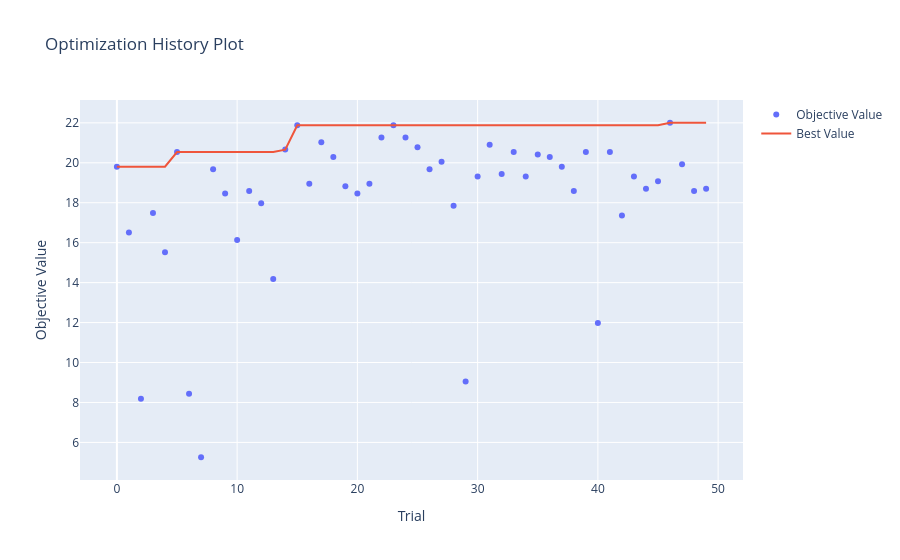
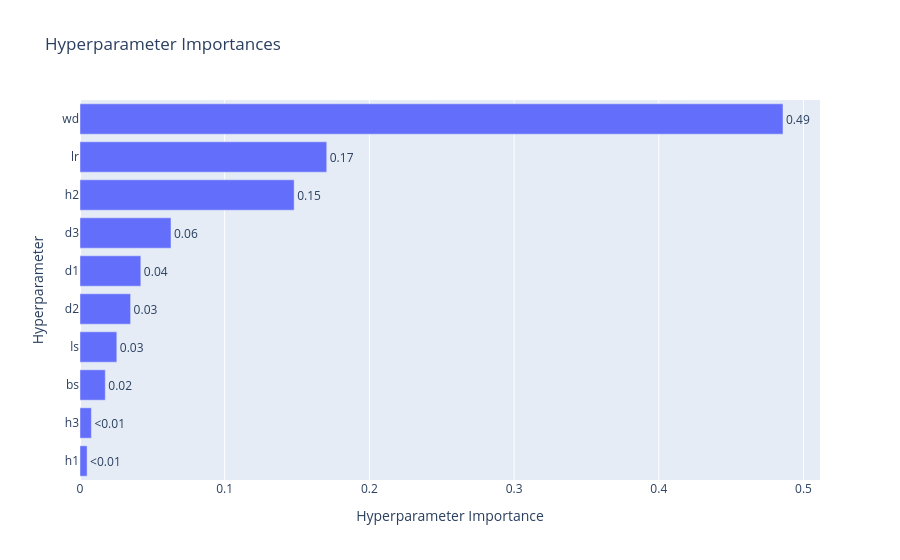

The code cell stored with these charts, in order, in its notebook:
### Code cell
# ============================================================================
# OPTUNA HYPERPARAMETER OPTIMIZATION (RECOMMENDED)
# ============================================================================

import optuna

def objective(trial):
    """Objective function for Optuna"""
    
    # Suggest hyperparameters
    h1 = trial.suggest_int('h1', 512, 2048, step=256)
    h2 = trial.suggest_int('h2', 256, 1024, step=128)
    h3 = trial.suggest_int('h3', 64, 512, step=64)
    
    d1 = trial.suggest_float('d1', 0.2, 0.6)
    d2 = trial.suggest_float('d2', 0.1, 0.5)
    d3 = trial.suggest_float('d3', 0.1, 0.4)
    
    lr = trial.suggest_loguniform('lr', 1e-4, 1e-2)
    wd = trial.suggest_loguniform('wd', 1e-3, 1e-1)
    bs = trial.suggest_categorical('bs', [32, 64, 128])
    ls = trial.suggest_float('ls', 0.0, 0.2)
    
    # Create data loaders
    train_loader = DataLoader(
        TensorDataset(X_train_t, y_train_t),
        batch_size=bs,
        shuffle=True
    )
    valid_loader = DataLoader(
        TensorDataset(X_valid_t, y_valid_t),
        batch_size=bs,
        shuffle=False
    )
    
    # Create model
    model = FlowerANN_Tunable(
        input_size=X_train_pca.shape[1],
        h1=h1, h2=h2, h3=h3,
        d1=d1, d2=d2, d3=d3,
        num_classes=102
    ).to(device)
    
    # Setup
    criterion = nn.CrossEntropyLoss(label_smoothing=ls)
    optimizer = optim.Adam(model.parameters(), lr=lr, weight_decay=wd)
    
    # Train
    best_val_acc = train_quick(
        model, train_loader, valid_loader,
        criterion, optimizer,
        num_epochs=20,
        patience=5
    )
    
    return best_val_acc


# Run optimization
study = optuna.create_study(direction='maximize')
study.optimize(objective, n_trials=50)

# Results
print("\n" + "="*70)
print("OPTUNA RESULTS")
print("="*70)
print(f"Best validation accuracy: {study.best_value:.2f}%")
print(f"\nBest hyperparameters:")
for key, value in study.best_params.items():
    print(f"  {key}: {value}")

# Visualize
import optuna.visualization as vis
vis.plot_optimization_history(study).show()
vis.plot_param_importances(study).show()

### Figure 1 — Plotly figure (JSON) as saved in the notebook; plotly's stock layout.template omitted (floating-point values rounded to 4 significant figures)
{"data": [{"mode": "markers", "name": "Objective Value", "type": "scatter", "x": [0, 1, 2, 3, 4, 5, 6, 7, 8, 9, 10, 11, 12, 13, 14, 15, 16, 17, 18, 19, 20, 21, 22, 23, 24, 25, 26, 27, 28, 29, 30, 31, 32, 33, 34, 35, 36, 37, 38, 39, 40, 41, 42, 43, 44, 45, 46, 47, 48, 49], "y": [19.8, 16.5, 8.191, 17.48, 15.53, 20.54, 8.435, 5.257, 19.68, 18.46, 16.14, 18.58, 17.97, 14.18, 20.66, 21.88, 18.95, 21.03, 20.29, 18.83, 18.46, 18.95, 21.27, 21.88, 21.27, 20.78, 19.68, 20.05, 17.85, 9.046, 19.32, 20.9, 19.44, 20.54, 19.32, 20.42, 20.29, 19.8, 18.58, 20.54, 11.98, 20.54, 17.36, 19.32, 18.7, 19.07, 22.0, 19.93, 18.58, 18.7]}, {"mode": "lines", "name": "Best Value", "type": "scatter", "x": [0, 1, 2, 3, 4, 5, 6, 7, 8, 9, 10, 11, 12, 13, 14, 15, 16, 17, 18, 19, 20, 21, 22, 23, 24, 25, 26, 27, 28, 29, 30, 31, 32, 33, 34, 35, 36, 37, 38, 39, 40, 41, 42, 43, 44, 45, 46, 47, 48, 49], "y": [19.8, 19.8, 19.8, 19.8, 19.8, 20.54, 20.54, 20.54, 20.54, 20.54, 20.54, 20.54, 20.54, 20.54, 20.66, 21.88, 21.88, 21.88, 21.88, 21.88, 21.88, 21.88, 21.88, 21.88, 21.88, 21.88, 21.88, 21.88, 21.88, 21.88, 21.88, 21.88, 21.88, 21.88, 21.88, 21.88, 21.88, 21.88, 21.88, 21.88, 21.88, 21.88, 21.88, 21.88, 21.88, 21.88, 22.0, 22.0, 22.0, 22.0]}, {"marker": {"color": "#cccccc"}, "mode": "markers", "name": "Infeasible Trial", "showlegend": false, "type": "scatter", "x": [], "y": []}], "layout": {"autosize": true, "title": {"text": "Optimization History Plot"}, "xaxis": {"autorange": true, "range": [-2.996, 52.0], "title": {"text": "Trial"}, "type": "linear"}, "yaxis": {"autorange": true, "range": [3.875, 23.39], "title": {"text": "Objective Value"}, "type": "linear"}}}

### Figure 2 — Plotly figure (JSON) as saved in the notebook; plotly's stock layout.template omitted (floating-point values rounded to 4 significant figures)
{"data": [{"cliponaxis": false, "hovertemplate": ["h1 (IntDistribution): 0.004912682517786987<extra></extra>", "h3 (IntDistribution): 0.007873919480920163<extra></extra>", "bs (CategoricalDistribution): 0.017475709915182096<extra></extra>", "ls (FloatDistribution): 0.025443841489067368<extra></extra>", "d2 (FloatDistribution): 0.034977632879171126<extra></extra>", "d1 (FloatDistribution): 0.042045655917979576<extra></extra>", "d3 (FloatDistribution): 0.06289053157290583<extra></extra>", "h2 (IntDistribution): 0.1479974863649019<extra></extra>", "lr (FloatDistribution): 0.17053539514381053<extra></extra>", "wd (FloatDistribution): 0.4858471447182743<extra></extra>"], "name": "Objective Value", "orientation": "h", "text": ["<0.01", "<0.01", "0.02", "0.03", "0.03", "0.04", "0.06", "0.15", "0.17", "0.49"], "textposition": "outside", "type": "bar", "x": [0.004913, 0.007874, 0.01748, 0.02544, 0.03498, 0.04205, 0.06289, 0.148, 0.1705, 0.4858], "y": ["h1", "h3", "bs", "ls", "d2", "d1", "d3", "h2", "lr", "wd"]}], "layout": {"autosize": true, "title": {"text": "Hyperparameter Importances"}, "xaxis": {"autorange": true, "range": [0, 0.5114], "title": {"text": "Hyperparameter Importance"}, "type": "linear"}, "yaxis": {"autorange": true, "range": [-0.5, 9.5], "title": {"text": "Hyperparameter"}, "type": "category"}}}
